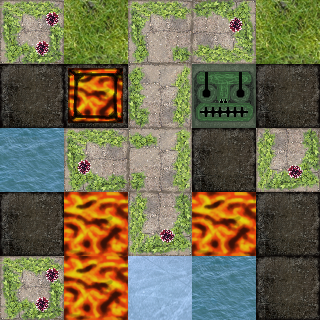

A 2D game scene composited from a Tiled map and its tileset images. What follows is a short description and the map's XML, with every tile layer's data as written:
An orthogonal 5x5 tile map with 64x64 px tiles, 5 tile layers (Floor, Buttons, Cubes, StartPositions, ...).

<map version="1.0" tiledversion="1.0.3" orientation="orthogonal" renderorder="right-down" width="5" height="5" tilewidth="64" tileheight="64" nextobjectid="1">
 <tileset firstgid="1" source="../../ConflictCube/Textures/ConCubeTileset.tsx" />
 <layer name="Floor" width="5" height="5">
  <data encoding="csv">
21,1,9,7,1,
2,2,4,2,6,
44,5,32,2,8,
2,43,8,43,2,
21,43,2,44,2
</data>
 </layer>
 <layer name="Buttons" width="5" height="5">
  <data encoding="csv">
0,0,0,0,0,
0,0,0,45,0,
0,0,0,0,0,
0,0,0,0,0,
0,0,0,0,0
</data>
 </layer>
 <layer name="Cubes" width="5" height="5">
  <data encoding="csv">
0,0,0,0,0,
0,48,0,0,0,
0,0,0,0,0,
0,0,0,0,0,
0,0,0,0,0
</data>
 </layer>
 <layer name="StartPositions" width="5" height="5">
  <data encoding="csv">
0,0,0,0,0,
0,0,0,0,0,
0,0,0,0,0,
0,0,0,0,0,
0,0,42,0,0
</data>
 </layer>
 <layer name="Button0" width="5" height="5">
  <data encoding="csv">
0,0,0,0,0,
0,0,0,45,2,
0,0,0,0,0,
0,0,0,0,0,
0,0,0,0,0
</data>
 </layer>
</map>
